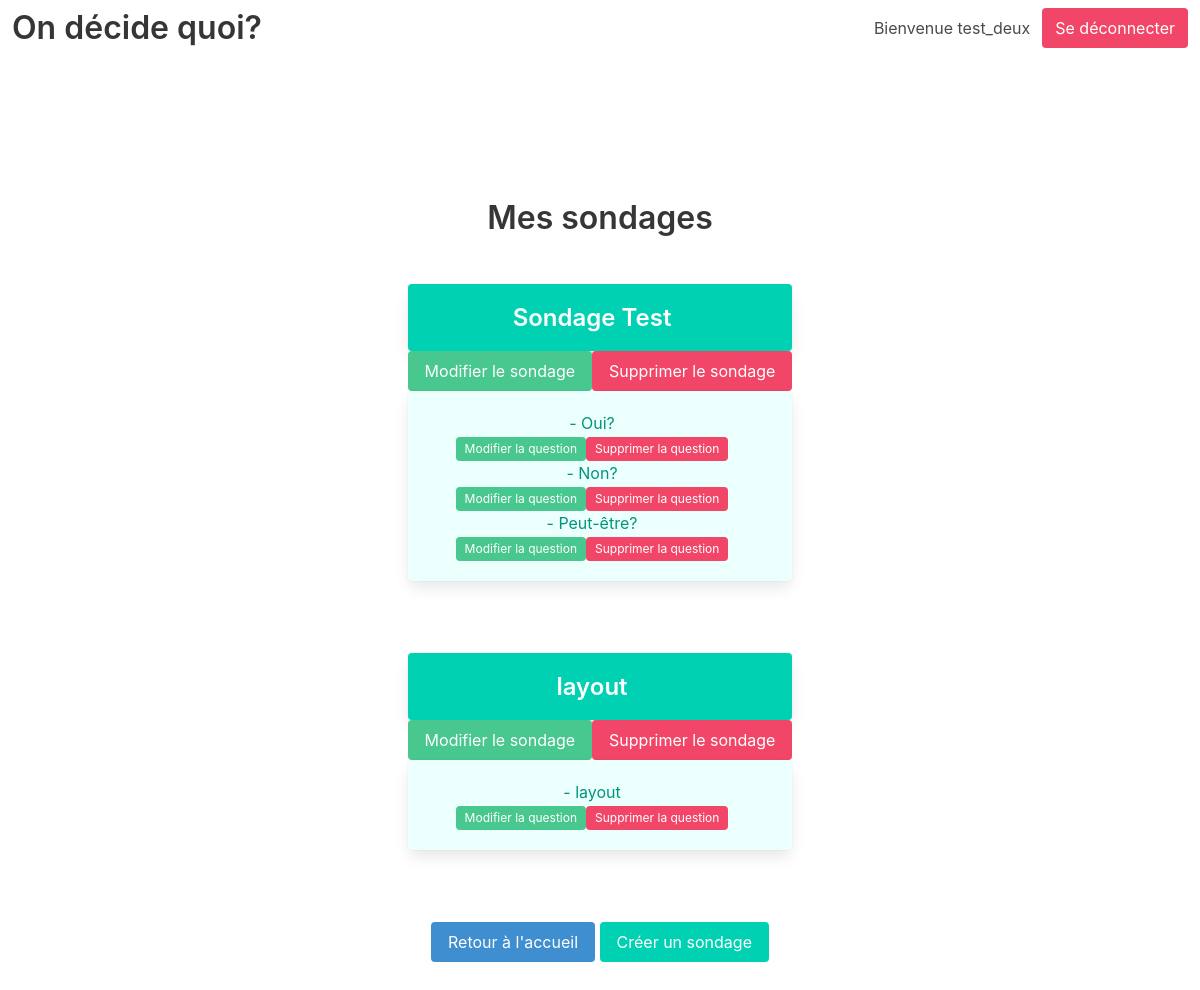
The page /polls/test_deux (signed in) on the database as committed earlier.
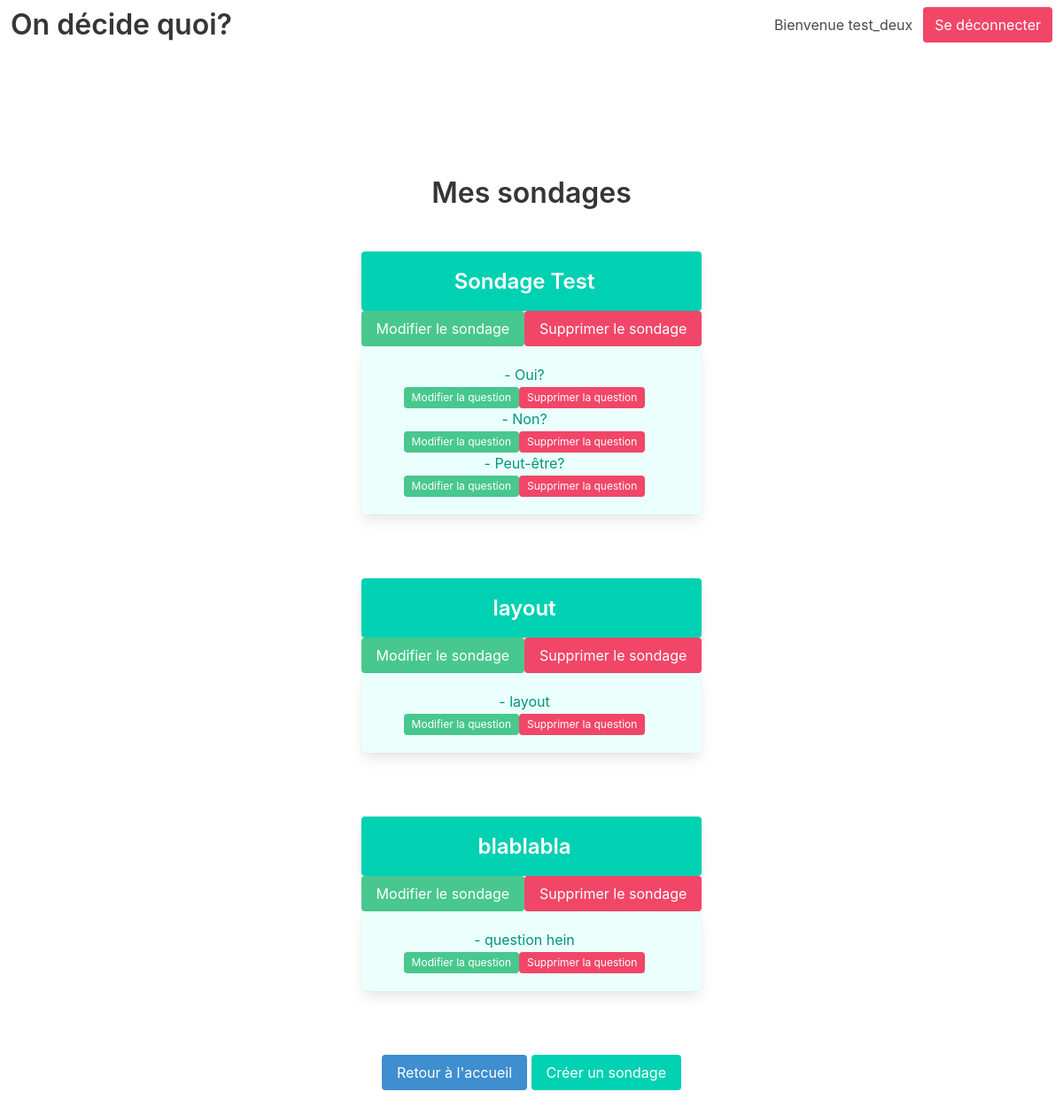
The same page on the database as committed later.
### polling/models.py (models this page shows, shortened)
class QuestionGroup(models.Model):
    name=models.CharField(max_length=600)
    creator=models.ForeignKey(User, on_delete=models.CASCADE)
    max_responders=models.IntegerField(blank=True,default=0)
    created=models.DateTimeField('date published')
    user_group=models.ForeignKey(Group, on_delete=models.CASCADE,blank=True,default=0)

class Question(models.Model):
    question_text = models.CharField(max_length=600)
    has_multiple_choices=models.BooleanField(default=False)
    question_group=models.ForeignKey(QuestionGroup, on_delete=models.CASCADE,null=True)
    question_number=models.IntegerField(blank=True,default=0)
    user_group=models.ForeignKey(Group, on_delete=models.CASCADE,blank=True,default=0)

### polling/views.py (the view)
# urls.py: path('polls/<str:user_group>', views.userGroups, name='userGroups'),
def userGroups(request,user_group):
    if not request.user.is_authenticated:
        raise Http404("Poll does not exist")
        return render(request,'polling/portal.html')
    else:
        try:
            current_group=Group.objects.get(name=user_group)
        except(KeyError, Group.DoesNotExist):
            raise Http404("This user group does not exist")
            return render(request,'polling/portal.html')
    groupList=QuestionGroup.objects.filter(user_group__name__exact=user_group)
    return render(request, 'polling/userGroups.html', {'groupList':groupList })

### polling/templates/polling/userGroups.html (shortened to what this page needs)
{% extends 'polling/base.html' %}
{% block content %}
<div class="container has-text-centered">
    <section class="section is-medium">
        <h1 class="title">Mes sondages</h1>
        <div class="tile is-ancestor">
            <div class="tile is-parent"></div>
        {% if groupList %}
            <div class="tile is-parent is-vertical">
            {% for group in groupList %}
                <br/>
                <section class="hoverable">
                    <a href="{%url 'polling:userGroupsDetail' user_group=group.creator  group_name=group.name%}"><div class="tile is-child notification is-primary box"><h2 class="title is-4">{{ group.name }}</h2></div></a>
                    {% if user.is_authenticated %}
                    <div class="has-text-centered">
                        <p class="level-item control field">
                            <button class="button is-success"><a href="{%url 'polling:userGroupsEdit' user_group=group.creator  group_name=group.name%}">Modifier le sondage</a></button>
                            <button class="button is-danger"><a href="{%url 'polling:userGroupsDelete' user_group=group.creator  group_name=group.name%}">Supprimer le sondage</a></button>
                        </p>
                    </div>
                    {% endif %}
                    <div class="notification is-primary is-light box">
                        {%for question in group.question_set.all%}
                        <p>- {{question.question_text}}</p>
                            <div class="has-text-centered">
                                <p class="level-item control field">
                                    <a href="{% url 'polling:questionEdit' user_group=group.creator group_name=group.name question_id=question.id %}"><span class="tag is-success">Modifier la question</span></a>
                                    <a href="{% url 'polling:questionDelete' user_group=group.creator group_name=group.name question_id=question.id %}"><span class="tag is-danger">Supprimer la question</span></a>
                                </p>
                            </div>
                        {%empty%}
                        <p>Ce sondage ne comporte aucune question pour l'instant</p>
                        {%endfor%}
                    </div>
                    <br/>
                </section>
            {% endfor %}
            </div>
        {% else %}
            <div class="tile notification is-warning">
                <p>Vous n'avez pas encore crée de sondage.
                Vous pouvez créer jusqu'à trois sondages de dix questions chacuns</p>
            </div>
        {% endif %}
            <div class="tile is-parent"></div>
        </div>
        {% if user.is_authenticated %}
        <button class="button is-info"><a href="{%url 'polling:portal'%}">Retour à l'accueil</a></button>
        <button class="button is-primary"><a href="{% url 'polling:userGroupsNew' user_group=request.user.id %}">Créer un sondage</a></button>
    </section>
    {%endif%}
</div>
{% endblock %}

Rows that differ between the two databases and show on the page:
added QuestionGroup: name "blablabla"
added Question: question_text "question hein", shown under "blablabla"
